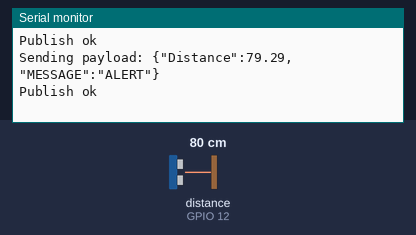
The sketch below on a simulated ESP32. On the bench: the last lines printed to the serial monitor. Wiring (from diagram.json): ultrasonic range finder: trigger GPIO 13; echo GPIO 12. The test bench sets the inputs (shaded band); at power-on: distance to the obstacle (sensor on GPIO 12) 80 cm. The echo pulse lasts 58.3 µs per cm; WiFi joins after 1.5 s; servers stay silent unless stated; no MQTT or app messages arrive unless stated.

Above: at 2.7 s.
2.8 s: distance to the obstacle (sensor on GPIO 12) set to 120 cm
At 4.4 s:
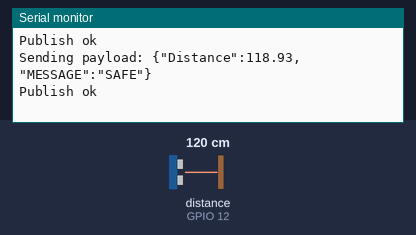
6.0 s: distance to the obstacle (sensor on GPIO 12) set to 2 cm
At 7.4 s:
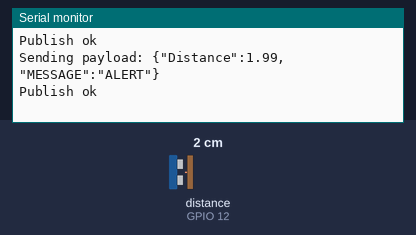

The sketch:

wifi-scan.ino
```cpp
#include <WiFi.h>//library for wifi
#include <PubSubClient.h>//library for MQtt
#define TRIG_PIN 13
#define ECHO_PIN 12


void callback(char* subscribetopic, byte* payload, unsigned int payloadLength);

//-------credentials of IBM Accounts------

#define ORG "yx9hro"//IBM ORGANIZATION ID
#define DEVICE_TYPE "abcde"//Device type mentioned in ibm watson IOT Platform
#define DEVICE_ID "13"//Device ID mentioned in ibm watson IOT Platform
#define TOKEN "12345678"     //Token


//-------- Customise the above values --------
char server[] = ORG ".messaging.internetofthings.ibmcloud.com";// Server Name
char publishTopic[] = "iot-2/evt/Data/fmt/json";// topic name and type of event perform and format in which data to be send
char subscribetopic[] = "iot-2/cmd/command/fmt/String";// cmd  REPRESENT command type AND COMMAND IS TEST OF FORMAT STRING
char authMethod[] = "use-token-auth";// authentication method
char token[] = TOKEN;
char clientId[] = "d:" ORG ":" DEVICE_TYPE ":" DEVICE_ID;//client id


//-----------------------------------------
WiFiClient wifiClient; // creating the instance for wificlient
PubSubClient client(server, 1883, callback ,wifiClient);  //calling the predefined client id by passing parameter like server id,portand wificredential


void setup()// configureing the ESP32
{
  Serial.begin(115200);
  pinMode(TRIG_PIN, OUTPUT);
  digitalWrite(TRIG_PIN, LOW);
  pinMode(ECHO_PIN, INPUT);
  delay(10);
  Serial.println();
  wificonnect();
  mqttconnect();
}

void loop()// Recursive Function
{
  digitalWrite(TRIG_PIN, HIGH);
  delayMicroseconds(10);
  digitalWrite(TRIG_PIN, LOW);
  float duration_us = pulseIn(ECHO_PIN, HIGH);
  float distance = 0.017 * duration_us;

  if(distance<100)
  {
    PublishData(distance,"ALERT");
  }else{
    PublishData(distance,"SAFE");
  }

  delay(1000);
  if (!client.loop()) {
    mqttconnect();
  }
}


/*.....................................retrieving to Cloud...............................*/

void PublishData(float d,char s[]) {
  mqttconnect();//function call for connecting to ibm
  /*
     creating the String in in form JSon to update the data to ibm cloud
  */
  String payload = "{\"Distance\":";
  payload+=d;
  payload+=",";
  payload+="\"MESSAGE\":";
  payload+="\"";
  payload+=s;
  payload+="\"";
  payload+="}";


  Serial.print("Sending payload: ");
  Serial.println(payload);


  if (client.publish(publishTopic, (char*) payload.c_str())) {
    Serial.println("Publish ok");// if it sucessfully upload data on the cloud then it will print publish ok in Serial monitor or else it will print publish failed
  } else {
    Serial.println("Publish failed");
  }

}


void mqttconnect() {
  if (!client.connected()) {
    Serial.print("Reconnecting client to ");
    Serial.println(server);
    while (!!!client.connect(clientId, authMethod, token)) {
      Serial.print(".");
      delay(500);
    }

     initManagedDevice();
     Serial.println();
  }
}
void wificonnect() //function defination for wificonnect
{
  Serial.println();
  Serial.print("Connecting to ");

  WiFi.begin("Wokwi-GUEST", "", 6);//passing the wifi credentials to establish the connection
  while (WiFi.status() != WL_CONNECTED) {
    delay(500);
    Serial.print(".");
  }
  Serial.println("");
  Serial.println("WiFi connected");
  Serial.println("IP address: ");
  Serial.println(WiFi.localIP());
}

void initManagedDevice() {
  if (client.subscribe(subscribetopic)) {
    Serial.println((subscribetopic));
    Serial.println("subscribe to cmd OK");
  } else {
    Serial.println("subscribe to cmd FAILED");
  }
}

void callback(char* subscribetopic, byte* payload, unsigned int payloadLength)
{

}
```

Measured:
- after the input at 2.8 s, the serial monitor: prints a new line after 0.79 s (image 1)
- after the input at 6.0 s, the serial monitor: prints a new line after 0.61 s (image 2)
